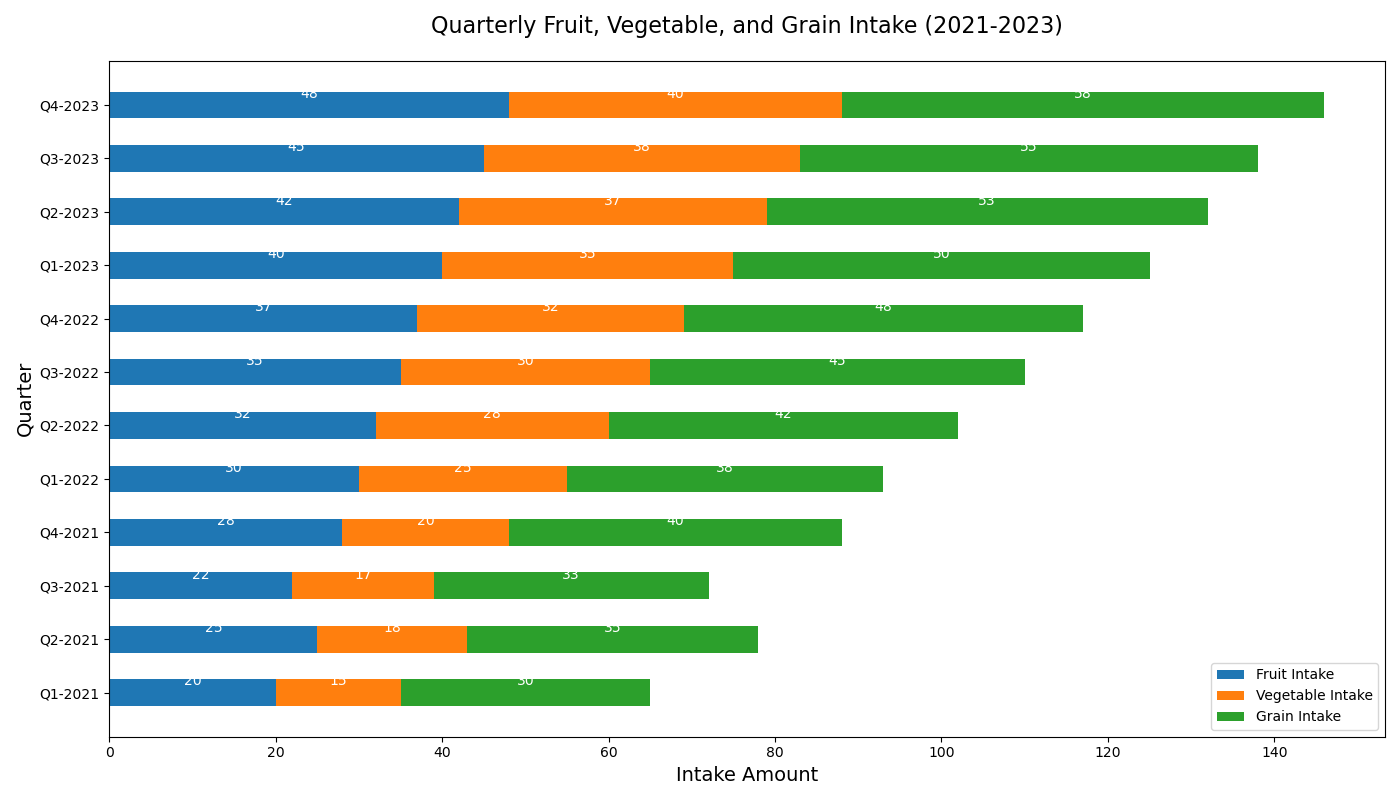

Python code for this plot:

import matplotlib.pyplot as plt
import numpy as np

quarters = ['Q1-2021', 'Q2-2021', 'Q3-2021', 'Q4-2021', 'Q1-2022', 'Q2-2022', 'Q3-2022', 'Q4-2022', 'Q1-2023', 'Q2-2023', 'Q3-2023', 'Q4-2023']
fruit_intake = np.array([20, 25, 22, 28, 30, 32, 35, 37, 40, 42, 45, 48])
vegetable_intake = np.array([15, 18, 17, 20, 25, 28, 30, 32, 35, 37, 38, 40])
grain_intake = np.array([30, 35, 33, 40, 38, 42, 45, 48, 50, 53, 55, 58])

fig, ax = plt.subplots(figsize=(14, 8))
bar_height = 0.5

bar1 = ax.barh(quarters, fruit_intake, height=bar_height, color='#1f77b4')
bar2 = ax.barh(quarters, vegetable_intake, height=bar_height, left=fruit_intake, color='#ff7f0e')
bar3 = ax.barh(quarters, grain_intake, height=bar_height, left=fruit_intake + vegetable_intake, color='#2ca02c')

ax.set_xlabel('Intake Amount', fontsize=14)
ax.set_ylabel('Quarter', fontsize=14)
ax.set_title('Quarterly Fruit, Vegetable, and Grain Intake (2021-2023)', fontsize=16, pad=20)

ax.legend((bar1[0], bar2[0], bar3[0]), ('Fruit Intake', 'Vegetable Intake', 'Grain Intake'))

for bar in bar1 + bar2 + bar3:
    width = bar.get_width()
    ax.annotate(f'{width}',
                xy=(bar.get_x() + width / 2, bar.get_y() + bar.get_height() / 2),
                xytext=(0, 3),  
                textcoords="offset points",
                ha='center', va='bottom', fontsize=10, color='white')

plt.tight_layout()
plt.show()
